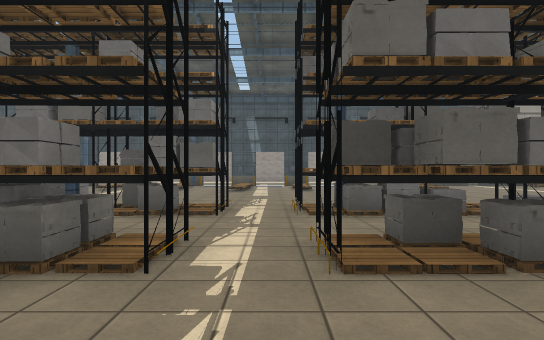
View 1 (above)

24 first-person views from a walk through a Unity game level. The camera is 1.4 m above the floor, looks level and sees 75° across. The floor is counted in squares, 2 m on a side. Each view is taken from the middle of a square. On the plan, view 1 faces up. The plan holds only what a view shows up to about 11 squares ahead; the rest is blank. The player is left out. Door leaves are left out, so doorways stand open. Some surface patterns are stand-ins.

View 2
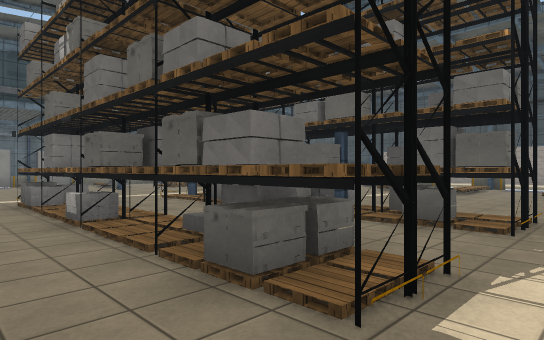

View 3
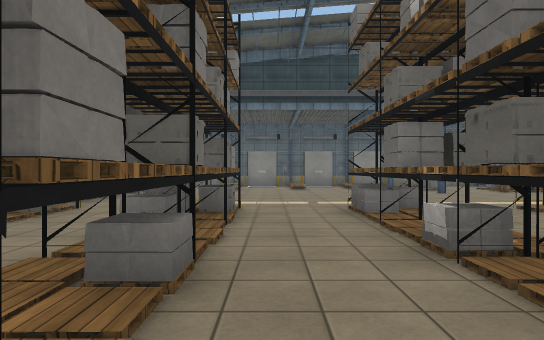

View 4
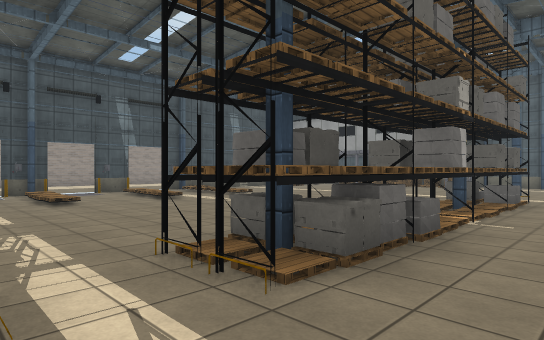

View 5
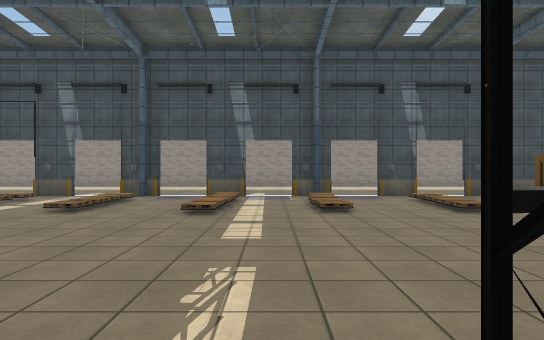

View 6
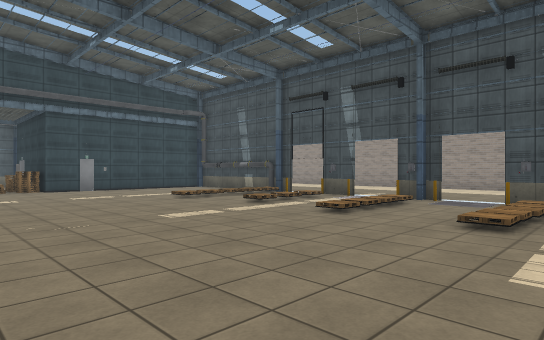

View 7
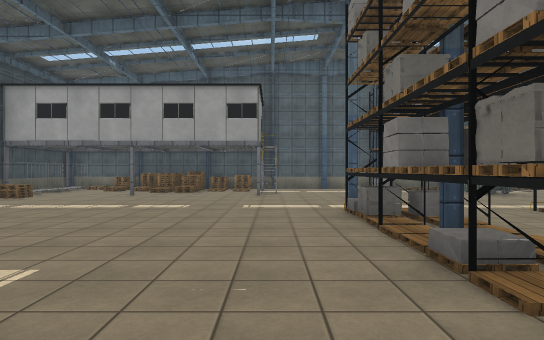

View 8
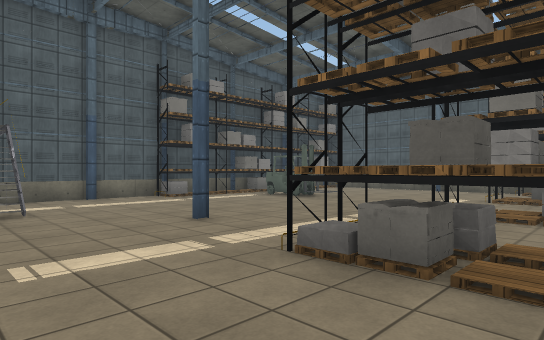

View 9
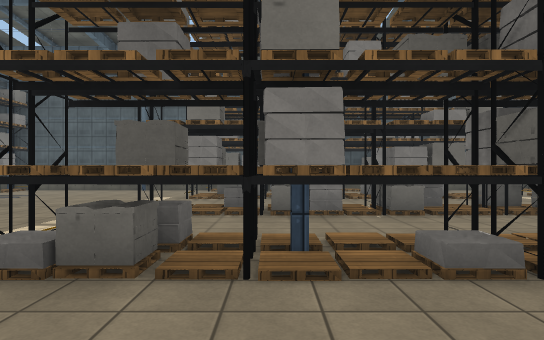

View 10
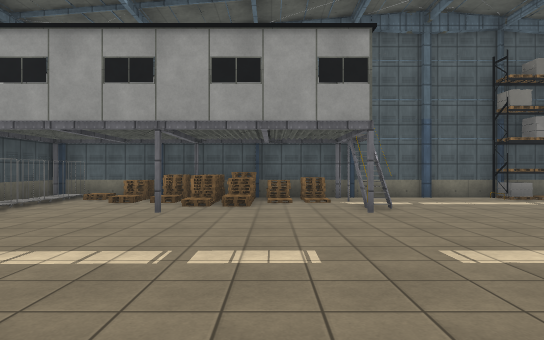

View 11
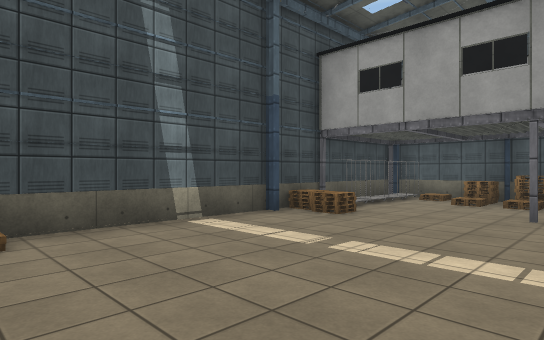

View 12
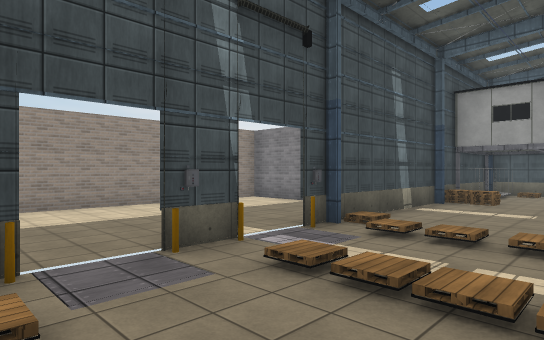

View 13
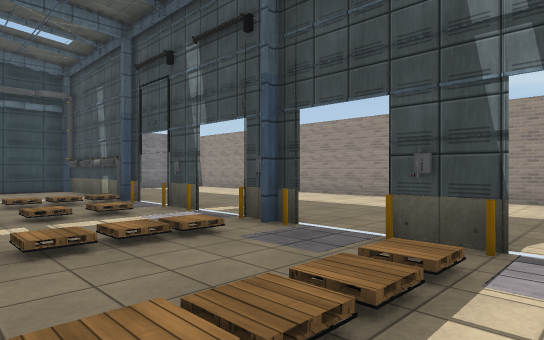

View 14
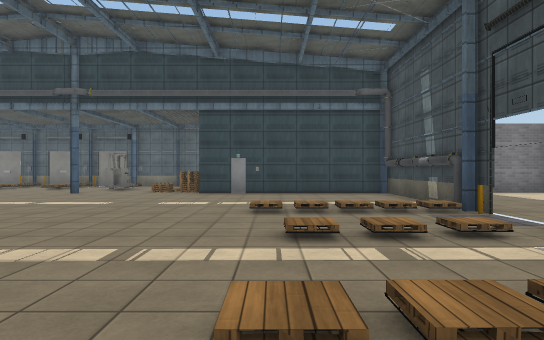

View 15
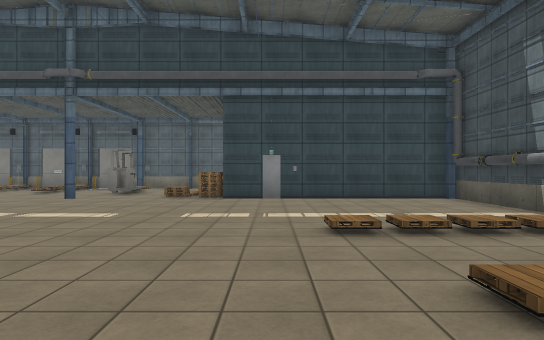

View 16
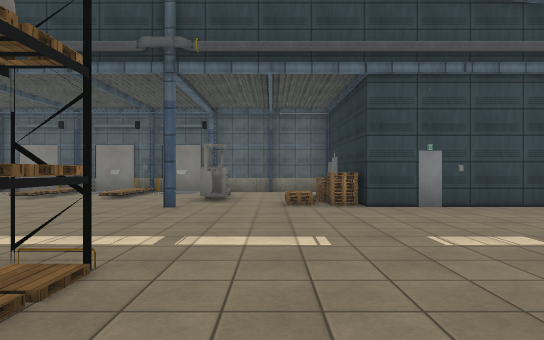

View 17
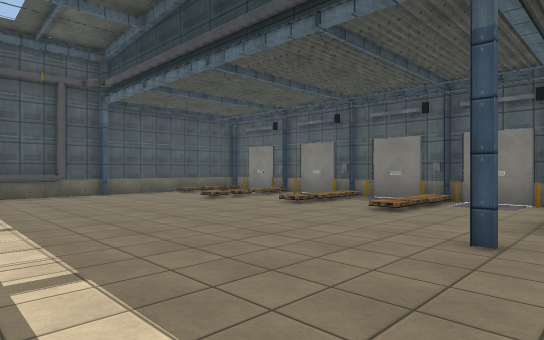

View 18
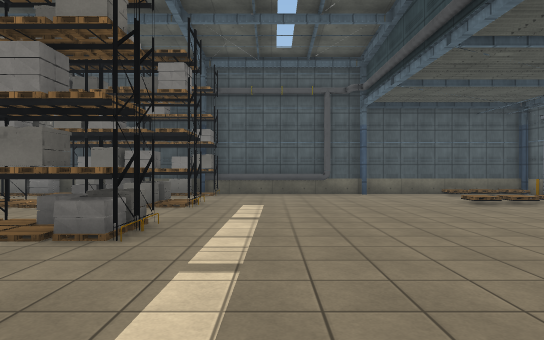

View 19
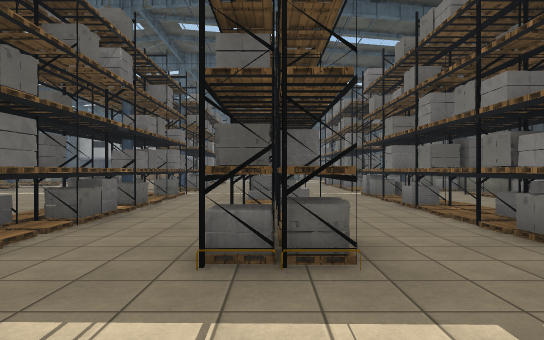

View 20
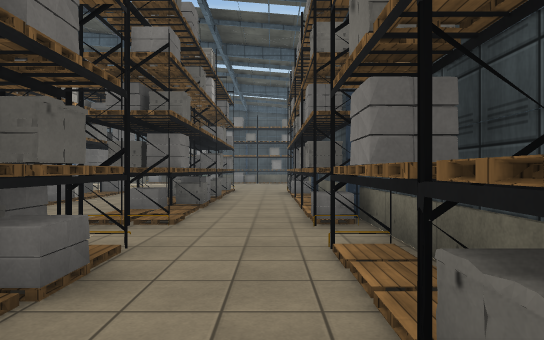

View 21
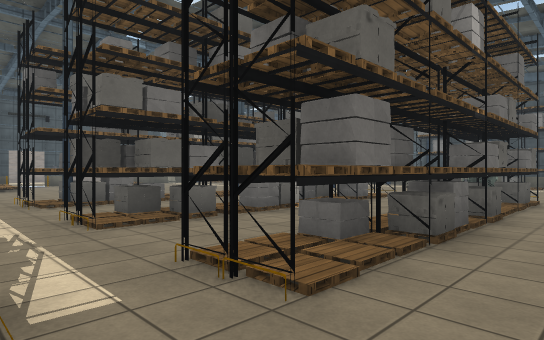

View 22
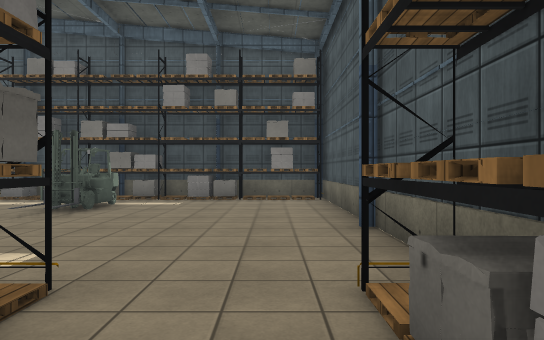

View 23
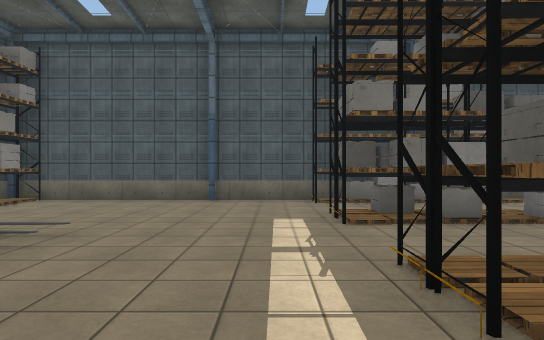

View 24
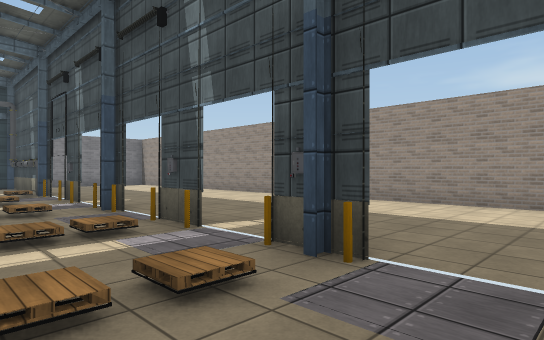

### Floor plan
Key: @ floor where view 1 was taken; # wall or solid block; x gap in a wall; . main floor; : floor 0.25 m higher than the main floor; / step, stairs or slope; D open door; O other object.
Columns run from 18 left of view 1 to 15 right of it. Each row starts with its distance up from view 1.
 21            #############  ##
 20      #      ...  .......  .#
 19      #..    .... ....... ..#
 18       .....................#
 17         .................. #
 16      #   .................########
 15      #OOOOODOODODOD#DOOD## ..OOOOO
 14      #....//////././/////........#
 13      #..../././/././././/.......OO
 12      #..../././/././././/.....#.OO
 11      #..........................O
 10   #OO#..........................OO
  9    OO...........................:O
  8  .............................#x.#
  7  ...O.........O.O..O.....O.......#
  6 #O...#....O O O OO.OO OOOOO.#....#
  5 #..........OOO.....O.............#
  4 #O//............O....OO..........O
  3 #//.......OO    OO.OO     O......O
  2 #O//......O..O........O.......OO.O
  1 #  ........O.....O...O...........O
  0 #O........OOOOOOO @      OO......O
 -1   ........OOO...OO...O..........OO
 -2    ........O.O.O.................O
 -3 #O//...OOO     OOO.O     OO......O
 -4 #######           #        ######

Where each view was taken, in squares from view 1:
view 1: 0 up, 0 right, facing up
view 2: 1 up, 0 right, facing up-left
view 3: 1 up, 2 left, facing left
view 4: 4 up, 1 left, facing up-right
view 5: 6 up, 0 right, facing up
view 6: 7 up, 0 right, facing up-left
view 7: 8 up, 2 right, facing right
view 8: 9 up, 6 right, facing down-right
view 9: 9 up, 6 right, facing down
view 10: 10 up, 6 right, facing right
view 11: 11 up, 6 right, facing up-right
view 12: 12 up, 1 right, facing up-right
view 13: 12 up, 0 right, facing up-left
view 14: 12 up, 2 left, facing left
view 15: 11 up, 4 left, facing left
view 16: 8 up, 6 left, facing left
view 17: 7 up, 9 left, facing down-left
view 18: 7 up, 10 left, facing down
view 19: 3 up, 11 left, facing right
view 20: 2 down, 4 left, facing right
view 21: 2 down, 1 left, facing up-right
view 22: 2 down, 6 right, facing right
view 23: 5 up, 9 right, facing down
view 24: 13 up, 3 right, facing up-left
